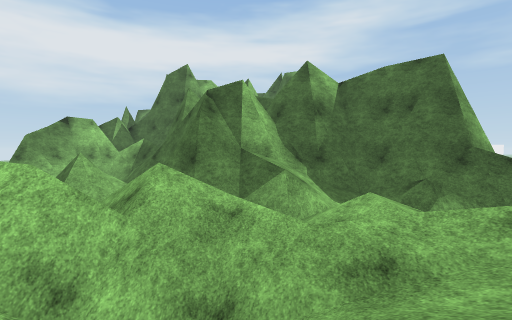
View 1 (above)

18 first-person views from a walk through a scene from a Unity 3-D project. The camera is 1.2 m above the floor, tilts 2° down and sees 85° across. The floor is counted in squares, 2 m on a side. Each view is taken from the middle of a square. On the plan, view 1 faces up. The plan holds only what a view shows up to about 9 squares ahead; the rest is blank. The place goes on beyond the plan. The player is left out. Surface patterns are stand-ins for the level's own textures.

View 2
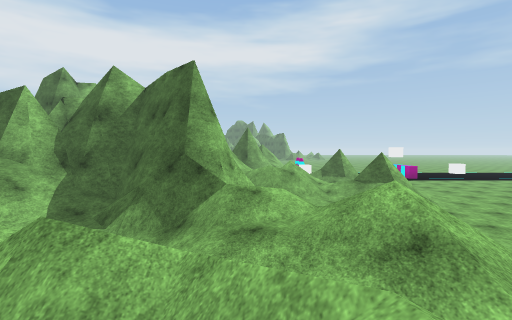

View 3
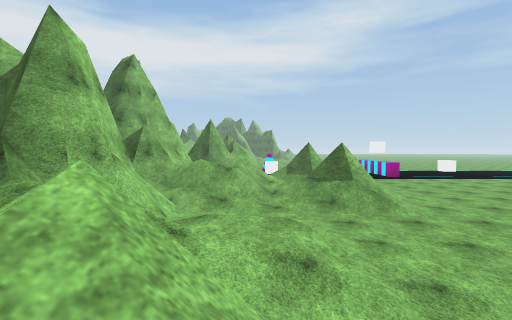

View 4
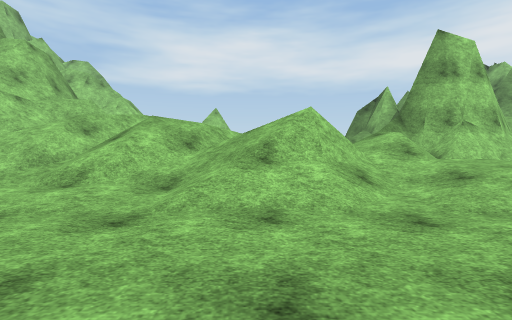

View 5
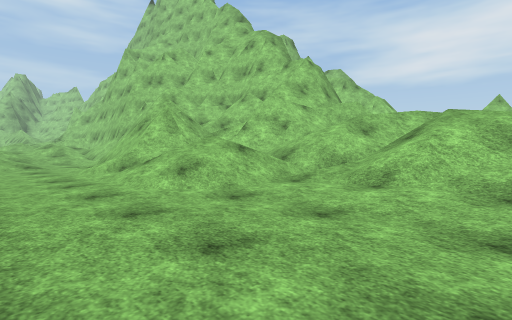

View 6
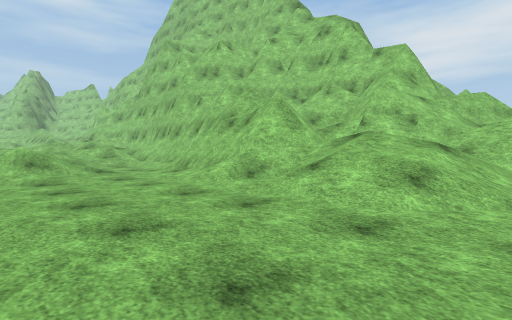

View 7
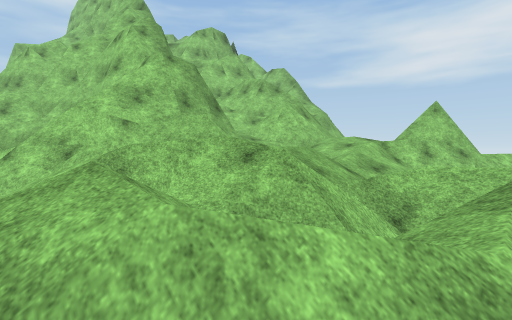

View 8
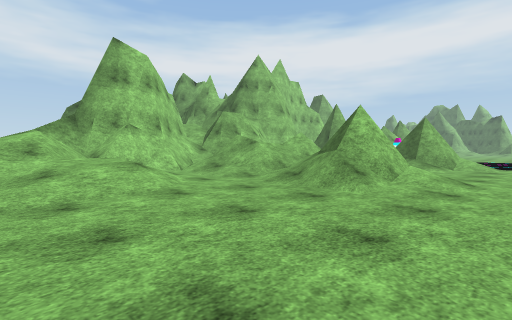

View 9
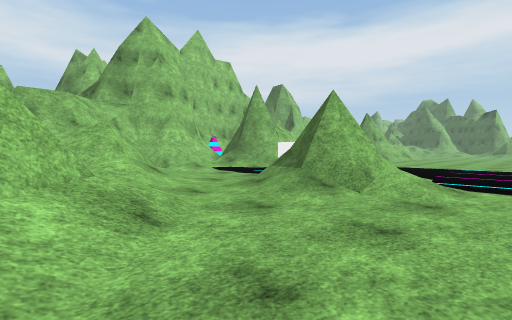

View 10
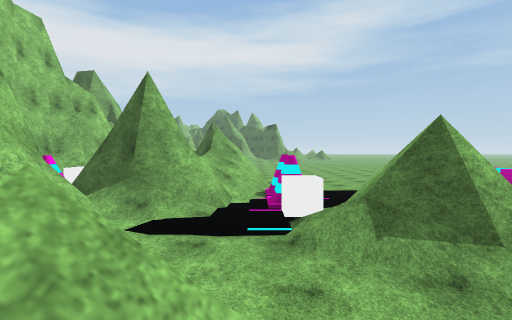

View 11
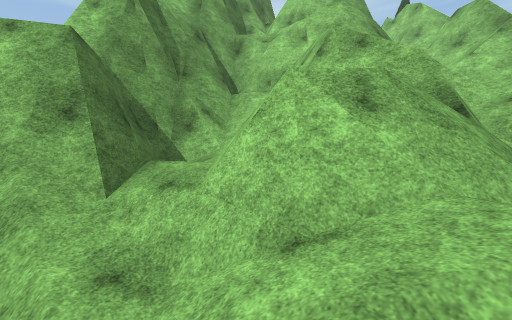

View 12
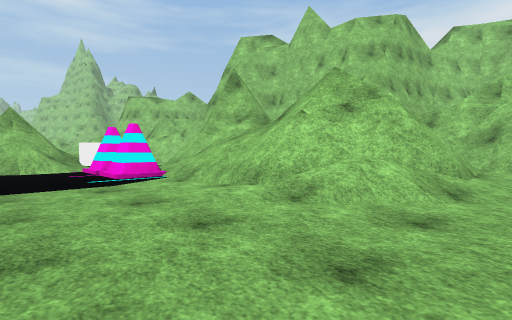

View 13
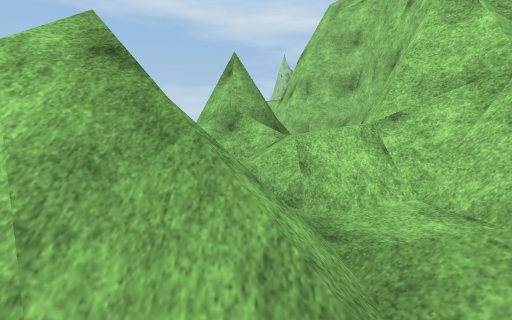

View 14
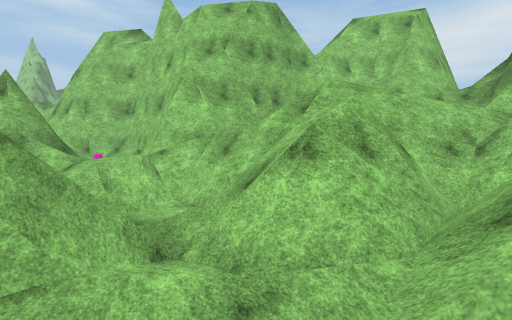

View 15
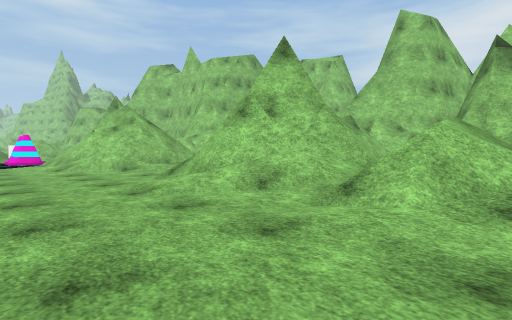

View 16
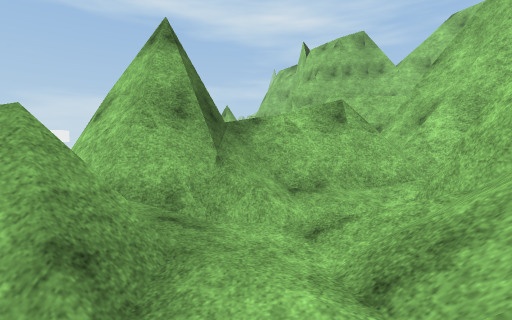

View 17
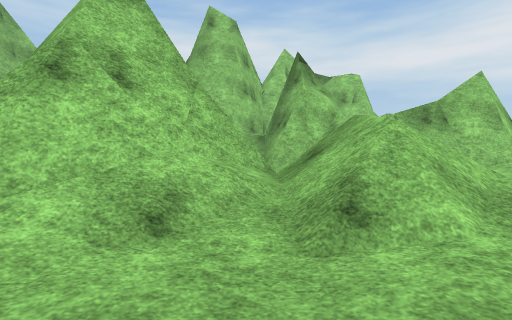

View 18
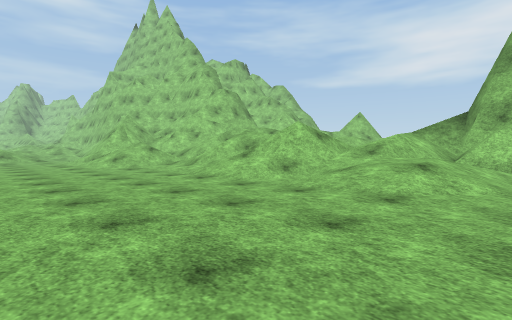

### Floor plan
Key: @ floor where view 1 was taken; # wall or solid block; x gap in a wall; . main floor; : floor 0.25 m higher than the main floor; / step, stairs or slope; = window, fence, low wall or low ledge; ^ raised ledge; C white cube; N cone.
Columns run from 7 left of view 1 to 13 right of it. Each row starts with its distance up from view 1.
 35           #
 34           #/
 33          ##/
 32           #/
 31          //////...
 30        ###//=//:..
 29        #////x//...
 28        ####/##//..
 27            ####/..
 26            # //...
 25           ##/ :...
 24           ##///....
 23           #//==/...
 22           #//###....
 21           #/=#///...
 20           #// //...
 19          ##/==//////
 18          ^CC###/N::::
 17          ##N###:N::::
 16           ##=//:C/=::
 15            ##////##//
 14            ##/../##/.
 13             # //.//..
 12             # /=/....
 11             #//////..
 10             #////##/.
  9 #/ ##       ##///##/.
  8 #/ /##      #=/////..
  7    #/#########/:.....
  6    #//##///##////....
  5        //////////....
  4      /=//////////....
  3     //////  ///=/....
  2     /////////////....
  1     ##/ / ///////....
  0      #=@////=////....
 -1      #=//////////....
 -2      //// =/=////....
 -3      =#////#//////...
 -4      ==#/###/=////...
 -5     ##///#######//...
 -6      ##/##    ###/...
 -7       #/##     ##/...
 -8       #/#      ##/...
 -9       ###      #/:///
-10                #/.///

Positions as (right, up) in squares from view 1, and headings:
1: (0, 0), facing up
2: (6, 0), facing up
3: (8, 2), facing up
4: (12, 2), facing left
5: (12, 1), facing down-left
6: (13, -2), facing down-left
7: (7, 2), facing down-left
8: (13, 4), facing up-left
9: (13, 10), facing up-left
10: (8, 11), facing up
11: (0, -1), facing down
12: (11, 24), facing down-left
13: (5, 24), facing down
14: (6, 26), facing down-left
15: (10, 31), facing down-left
16: (4, 32), facing down
17: (9, 29), facing left
18: (13, 7), facing down-left
